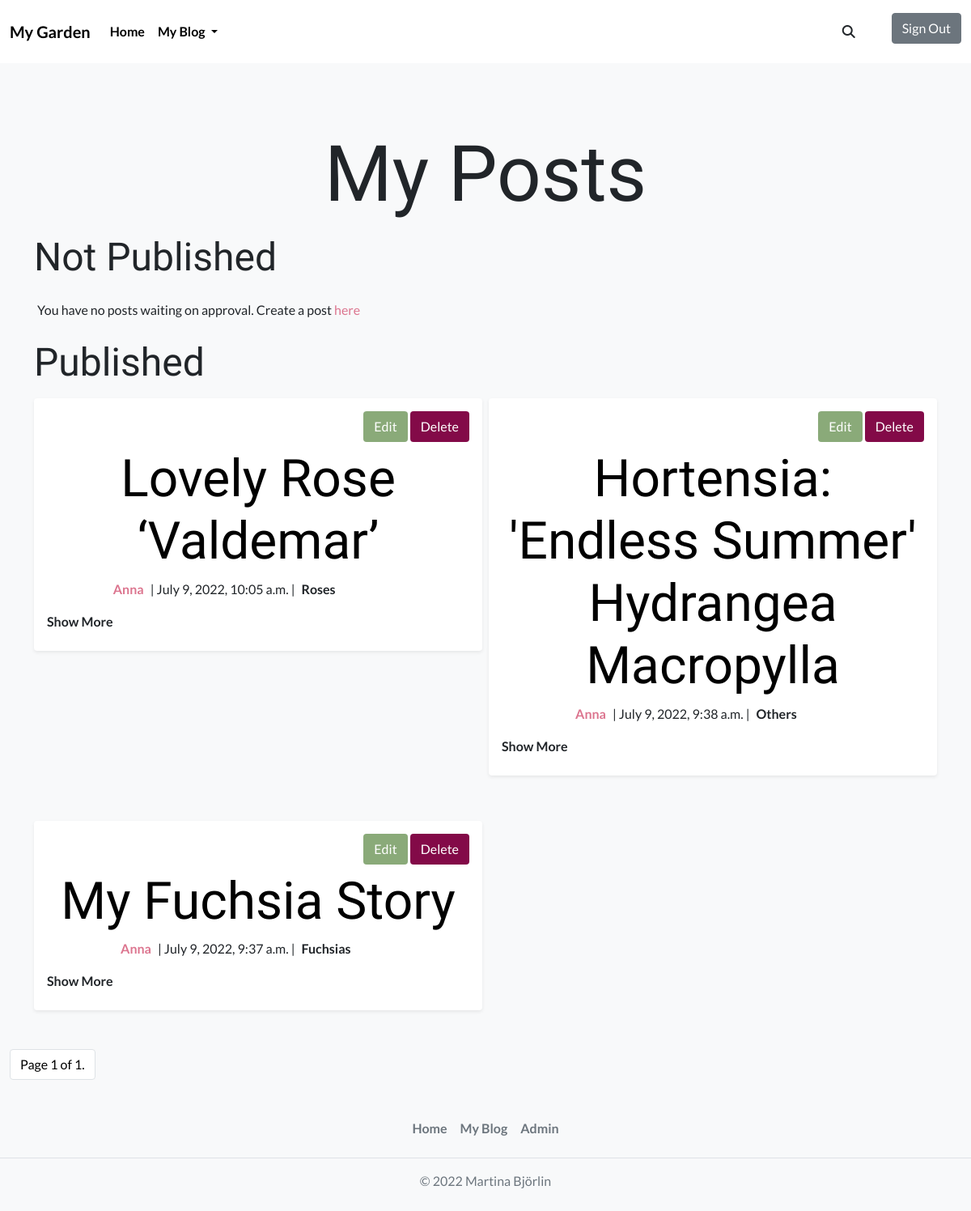
Page /myblog/posts/ (signed in) on the committed database.
### blog_post/models.py (models this page shows, shortened)
class Post(models.Model):
    PUBLISH_STATUS = ((0, "Draft"), (1, "Publish"))
    title = models.CharField(max_length=100)
    slug = models.SlugField(max_length=200, unique=True)
    meta_description = models.CharField(max_length=150, blank=True)
    author = models.ForeignKey(
        User,
        on_delete=models.CASCADE,
        related_name="post_author",
    )
    category = models.ForeignKey(
        Category,
        on_delete=models.CASCADE,
        related_name="post_category",
    )
    created_on = models.DateTimeField(auto_now_add=True)
    updated_on = models.DateTimeField(auto_now=True)
    content = models.TextField()
    published = models.IntegerField(choices=PUBLISH_STATUS, default=0)
    publish_date = models.DateTimeField(blank=True, null=True)
    likes = models.ManyToManyField(
        Profile, related_name="post_likes", default=[0], blank=True
    )
    number_of_likes = models.BigIntegerField(default="0")
    liked = models.BooleanField(default=False)
    post_img = CloudinaryField("post_image", default="default_image")
    class Meta:
        ordering = ["-created_on"]

class Category(models.Model):
    name = models.CharField(
        max_length=50,
        unique=True,
        blank=False,
        null=False,
    )
    slug = models.SlugField(
        max_length=200,
        unique=True,
        blank=False,
        null=False,
    )
    category_img = CloudinaryField(
        "category_image",
        default="default_image",
    )
    class Meta:
        verbose_name_plural = "categories"
    def __str__(self):
        return f"{self.name}"

### blog/views.py (the view)
# urls.py: path("posts/", MyBlogPostList.as_view(), name="my_blog"),
class MyBlogPostList(LoginRequiredMixin, ListView):
    model = Post
    template_name = "my_blog.html"
    paginate_by = 6
    def get_context_data(self, *args, **kwargs):
        context = super(MyBlogPostList, self).get_context_data(**kwargs)
        context["category"] = Category.objects.all()
        context["has_not_published_posts"] = Post.objects.filter(
            published=0, author=self.request.user).exists()
        context["has_published_posts"] = Post.objects.filter(
            published=1, author=self.request.user).exists()
        return context
    def get_queryset(self):
        all_published_posts = Post.objects.filter(
            author=self.request.user).order_by("-created_on")
        for post in all_published_posts:
            post.liked = False
            if post.likes.filter(id=self.request.user.profile.id).exists():
                post.liked = True
        queryset = all_published_posts
        return queryset

### profiles/models.py (called while the page is built)
    def __str__(self):
        return f"{self.user}"

### blog/templates/my_blog.html (shortened to what this page needs)
{% extends 'base.html' %}
{% block content %}
<div class="container">
    <h1 class="my-posts-header mb-3">My Posts</h1>
    <div class="row g-2">
        <h2 class="post-status-header">Not Published</h2>
        {% if has_not_published_posts %}
        {% for post in object_list %}
        {% if user.is_authenticated and user == post.author %}
        {% if post.published == 0%}
        {% include 'my_blog_post.html' %}
        {% endif %}
        {% endif %}
        {% endfor %}
        {% else %}
        <p class="p-2">You have no posts waiting on approval. Create a post <a class="link-text"
                href="{% url 'create_post' %}">here</a></p>
        {% endif %}
    </div>
    <div class="row g-2">
        <h2 class="post-status-header">Published</h2>
        {% if has_published_posts %}
        {% for post in object_list %}
        {% if user.is_authenticated and user == post.author %}
        {% if post.published == 1 %}
        {% include 'my_blog_post.html' %}
        {% endif %}
        {% endif %}
        {% endfor %}
        {% else %}
        <p class="p-2">You have no published posts. Create a post <a class="link-text"
                href="{% url 'create_post' %}">here</a></p>
        {% endif %}
    </div>
</div>
{% include 'pagination.html' %}
{% endblock %}

### blog/templates/my_blog_post.html (shortened to what this page needs)
{% block content %}
<div class="col-lg-6 col-md-6 col-sm-12">
   <article class="mx-auto shadow-sm p-3 mb-5 bg-body rounded">
      <div class="row">
         <span class="text-end mb-2">
            {% if user.is_authenticated and user == post.author %}
            <a href="{% url 'update_post' post.slug %}" class="btn btn-edit">Edit</a>
            <a href="{% url 'delete_post' post.slug %}" class="btn btn-delete">Delete</a>
            {% endif %}
         </span>
         {% if post.published == 1 %}
         <h2 class="display-3 text-capitalize blog-post-header text-center"><a
               href="{% url 'blog_post' post.slug %}">{{post.title}} </a></h2>
         {% else %}
         <h2 class="display-3 text-capitalize blog-post-header text-center">{{post.title}}</h2>
         {% endif %}
      </div>
      <div class="row">
         <div class="col-lg-7 col-md-12 col-sm-12 g-0">
            <p class="text-center text-lg-end"><span class="fw-bold post-author m-2">{{post.author}}</span>|
               {{post.created_on}} |</p>
         </div>
         <div class="col-lg-5 col-md-12 col-sm-12 g-0">
            <p class="text-center text-lg-start text-md-center text-sm-center fw-bold"><span
                  class="m-2">{{post.category}}</span></p>
         </div>
      </div>
      <details class="post-details">
         <summary class="post-detail-summary mb-2">Show More</summary>
      </details>
   </article>
</div>
{% endblock %}

### static/css/style.css (style rules this page uses)
h1 { font-family: 'Amatic SC', cursive; font-size: 6rem; }
h2 { font-family: 'Amatic SC', cursive; }
body { font-family: 'Lato', sans-serif; }
a { text-decoration: none; text-align: center; color: black; }
.blog-post-header { display: inline-block; }
.post-author { color: #dc758f; }
.btn-delete { background-color: #830a48; color: white; }
.btn-edit { background-color: #8aaa79; color: white; }
.link-text { color: #dc758f; }
.post-detail-summary { list-style: none; }
.my-posts-header { text-align: center; }
.post-detail-summary { font-weight: bold; }
.post-status-header { font-size: 3rem; }
.post-author { text-align: center; }

### rows in the picture
Post: shows "Edit", title "Lovely Rose ‘Valdemar’", author "Anna", created_on "July 9, 2022, 10:05 a.m.", category "Roses"
Post: shows "Edit", title "Hortensia: 'Endless Summer' Hydrangea Macropylla", author "Anna", created_on "July 9, 2022, 9:38 a.m.", category "Others"
Post: shows "Edit", title "My Fuchsia Story", author "Anna", created_on "July 9, 2022, 9:37 a.m.", category "Fuchsias"

### other values in the picture
{{ page_obj.number }} "1"
{{ page_obj.paginator.num_pages }} "1"
